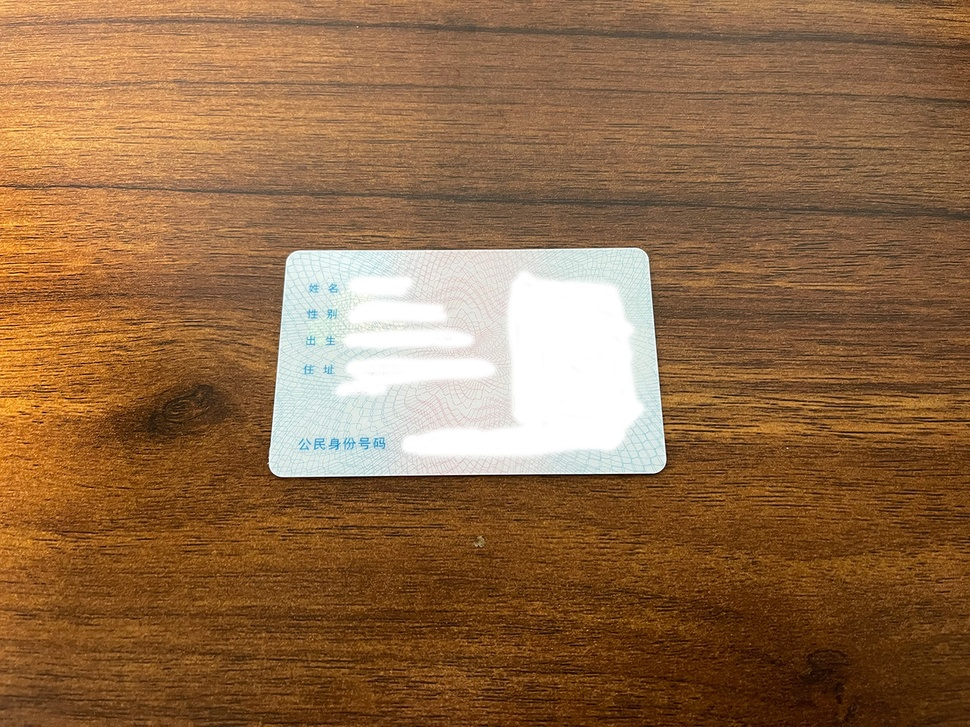
//> input picture assets/idcard.jpg, 970 x 727 px, shrunk from 1440 x 1080 before the run
$ ./main   (built with g++ and OpenCV 4)
//> lines starting //> are read from the running program, lines starting //| are printed output that depends on the picture; after the words box and inside, x2 and y2 are one past the last pixel; in counts of white or black regions, pixels touching at a corner belong together
/**
 * Copyright 2022 xiaozhuai
 */

#include <opencv2/opencv.hpp>
#include <opencv2/core/utils/logger.hpp>

int main() {
    cv::utils::logging::setLogLevel(cv::utils::logging::LOG_LEVEL_WARNING);
    cv::Mat src = cv::imread("assets/idcard.jpg");
//> src is the input picture: 727 rows x 970 cols, CV_8UC3; mean B, G, R 71.4, 106.9, 145.2
    cv::Mat dst;
    cv::imshow("idcard", src);

    // 转灰度图
    cvtColor(src, dst, cv::COLOR_RGB2GRAY);
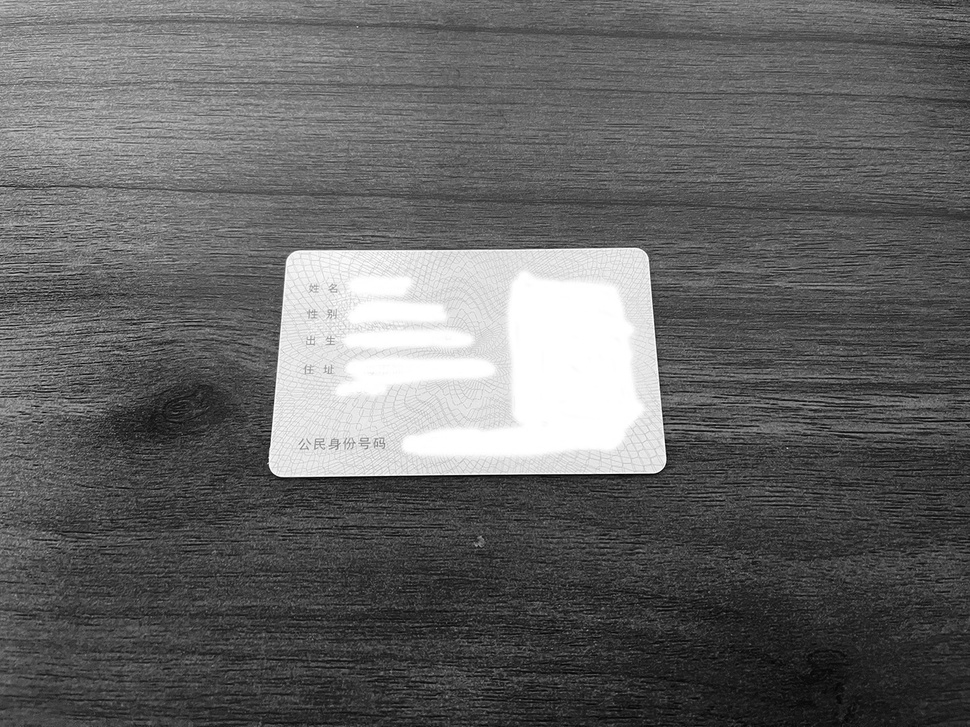
//> dst: 727 rows x 970 cols, CV_8UC1; min 1, max 255, mean 100.7
    cv::imshow("idcard_0_gray", dst);

    // 高斯模糊，降噪
    cv::GaussianBlur(dst, dst, cv::Size(3, 3), 0);
    cv::imshow("idcard_1_gaussian", dst);

    // 二值化
    cv::threshold(dst, dst, 165, 255, cv::THRESH_BINARY);
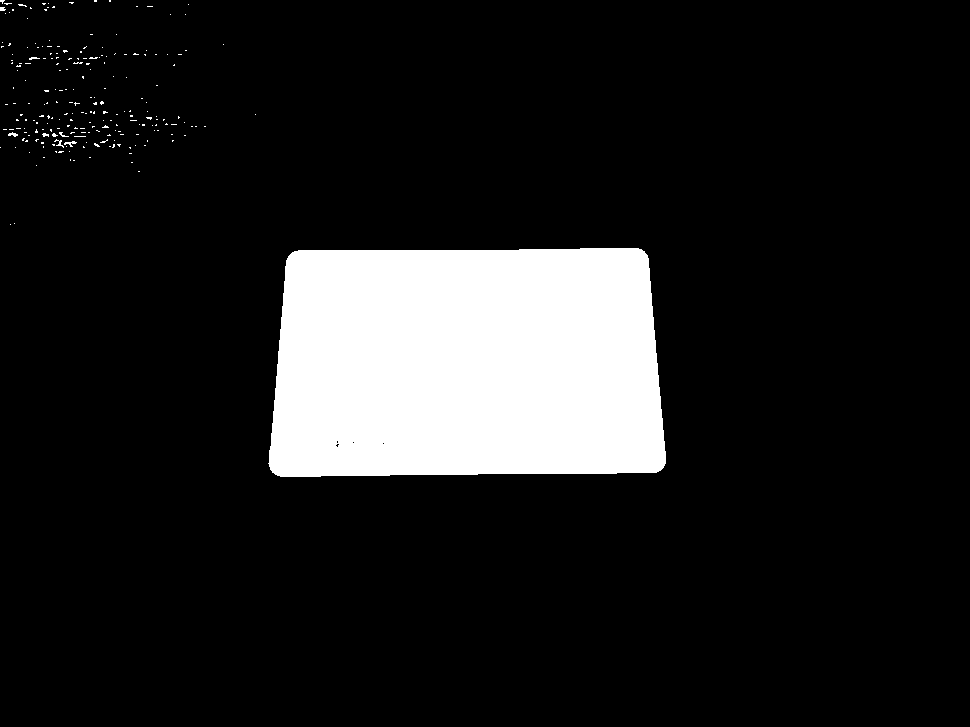
//> dst: 727 rows x 970 cols, CV_8UC1; 12.3% white; 218 white regions (211 under 20 px), largest, box (x1, y1, x2, y2) and area: (268, 248, 666, 477) 85462, (64, 141, 77, 147) 35, (54, 139, 64, 148) 29
    cv::imshow("idcard_2_threshold", dst);

    // 中值滤波，降噪
    cv::medianBlur(dst, dst, 3);
    cv::imshow("idcard_3_median_blur", dst);

    // 腐蚀
    cv::Mat kernel = cv::getStructuringElement(cv::MORPH_RECT, cv::Point(9, 9));
    cv::erode(dst, dst, kernel);
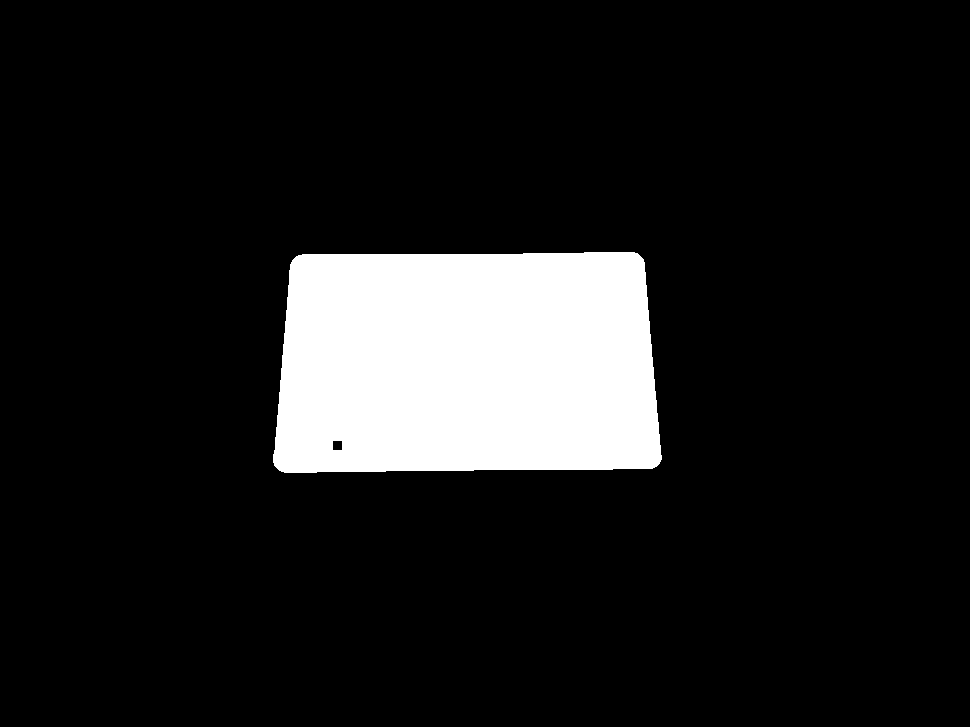
//> dst: 727 rows x 970 cols, CV_8UC1; 11.4% white; 1 white region
    cv::imshow("idcard_4_erode", dst);

    std::vector<std::vector<cv::Point>> contours;
    std::vector<cv::Vec4i> hierarchy;
    cv::findContours(dst, contours, hierarchy, cv::RETR_CCOMP, cv::CHAIN_APPROX_SIMPLE);
//> contours = 2 contours; box (x1, y1, x2, y2) and area: (273, 252, 662, 473) 79950, (332, 440, 343, 451) 98

    for (int i = 0; i < hierarchy.size(); i++) {
        cv::Rect rect = cv::boundingRect(contours.at(i));

        // 身份证号位置大于图片的一半，并且宽度是高度的8倍以上
        if (rect.y > src.rows / 2 && rect.width / rect.height > 8) {
            cv::Mat result = src(rect);
            cv::imshow("idcard_5_result", result);
        }

        // 标记区域
        cv::rectangle(src, rect, cv::Scalar(255, 0, 255));
    }
//> this loop made 2 passes
//> rect on passes 1 to 2: Rect(273, 252, 389, 221), Rect(332, 440, 11, 11)
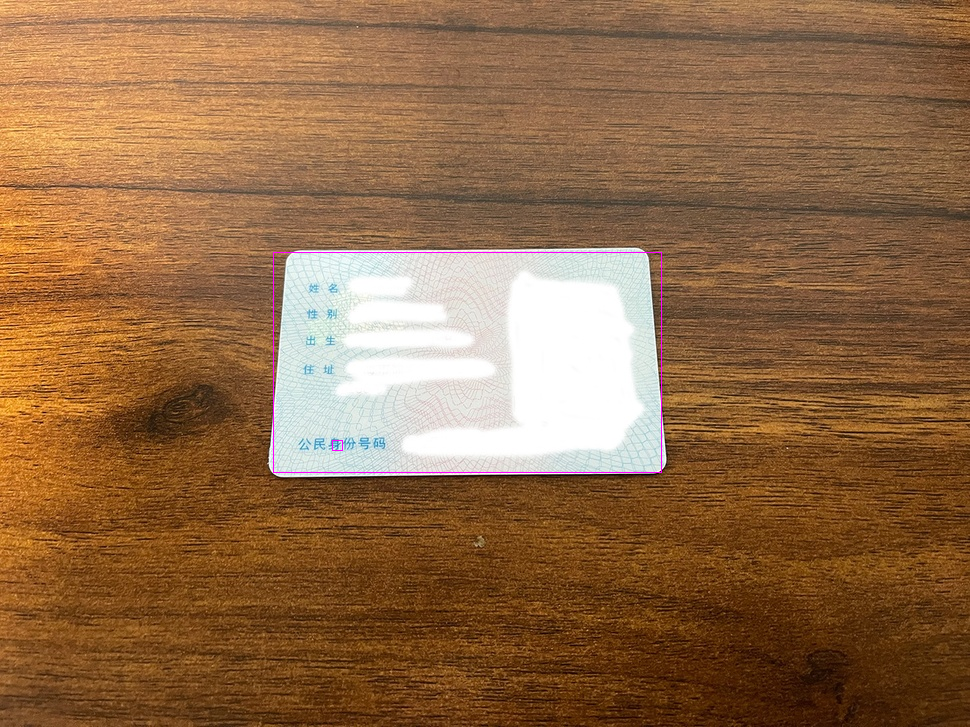
//> src: 727 rows x 970 cols, CV_8UC3; 0.18% of pixels changed, all inside (x1, y1, x2, y2) = (273, 252, 662, 473)

    cv::imshow("idcard_6_src_and_rect", src);

    cv::waitKey(0);
    return 0;
}
